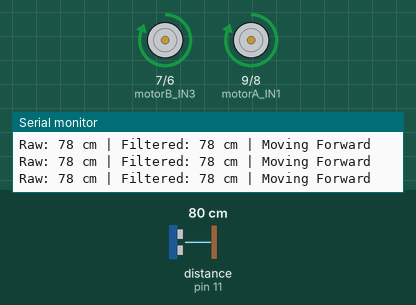
Bench run of a sketch on a simulated Arduino Uno, built with avr-gcc and run on an emulated ATmega328P. Shown: motor-driver pin pairs drawn as motors (green arrow = first pin HIGH = forward, orange = second pin HIGH = backward, longer = more drive), the last lines printed to the serial monitor. Wiring (inferred from the names in the program): ultrasonic range finder: trigger pin 12; echo pin 11. The inputs (shaded band) are chosen by the test bench; at power-on: distance to the obstacle (sensor on pin 11) 80 cm. The echo pulse lasts 58.3 µs per cm.

Above: at 1.2 s.
1.3 s: distance to the obstacle (sensor on pin 11) set to 54 cm
4.3 s: distance to the obstacle (sensor on pin 11) set to 46 cm
At 5.6 s:
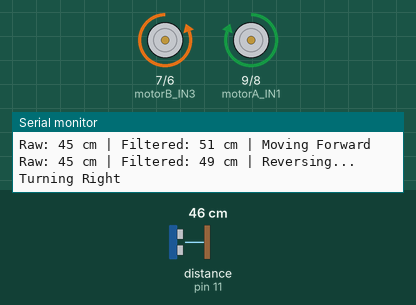
7.3 s: distance to the obstacle (sensor on pin 11) set to 55 cm
10.3 s: distance to the obstacle (sensor on pin 11) set to 65 cm
At 11.7 s:
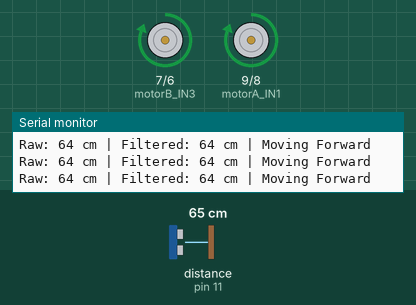
13.3 s: distance to the obstacle (sensor on pin 11) set to 2 cm
At 13.96 s:
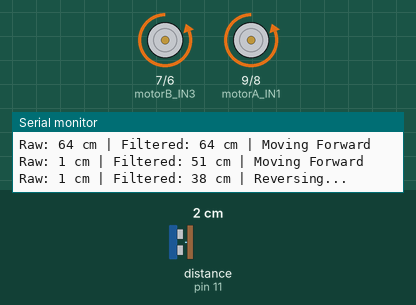
Timing chart, 0 to 17.3 s (numbered marks = the images above; inputs shaded):
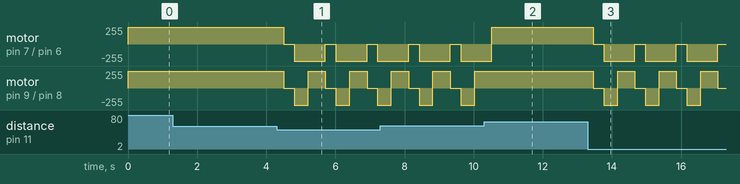

Measured:
- the behaviour switches between 52 and 51 cm on distance to the obstacle (sensor on pin 11) (found by bisection; images 0 and 1)
- the behaviour switches between 60 and 61 cm on distance to the obstacle (sensor on pin 11) (found by bisection; images 1 and 2)
- after the input at 4.3 s, motor on pin 7 (motorB_IN3) / pin 6 (motorB_IN4): alternates backward 255/255 for 0.90 s and stopped for 0.30 s, starting after 0.21 s; motor on pin 9 (motorA_IN1) / pin 8 (motorA_IN2): forward 255/255 → stopped after 0.21 s, then repeats every 1.2 s: backward 255/255 0.40 s, forward 255/255 0.50 s, stopped 0.30 s
- after the input at 10.3 s, motor on pin 9 (motorA_IN1) / pin 8 (motorA_IN2): stays forward 255/255 (without the input it goes to stopped after 0.23 s)
- after the input at 13.3 s, motor on pin 7 (motorB_IN3) / pin 6 (motorB_IN4): alternates backward 255/255 for 0.90 s and stopped for 0.30 s, starting after 0.16 s; motor on pin 9 (motorA_IN1) / pin 8 (motorA_IN2): forward 255/255 → stopped after 0.16 s, then repeats every 1.2 s: backward 255/255 0.40 s, forward 255/255 0.50 s, stopped 0.30 s

The sketch:

code.ino
```cpp
// Motor Control Pins
const int motorA_IN1 = 9;
const int motorA_IN2 = 8;
const int motorB_IN3 = 7;
const int motorB_IN4 = 6;

// HC-SR04 Pins
const int trigPin = 12;
const int echoPin = 11;

// Filtering Parameters
const int filterWindowSize = 5;
long distanceBuffer[filterWindowSize];
int bufferIndex = 0;

// Obstacle Threshold Distance (in cm)
const int obstacleThreshold = 50;

void setup() {
  Serial.begin(9600);

  // Motor Pins Setup
  pinMode(motorA_IN1, OUTPUT);
  pinMode(motorA_IN2, OUTPUT);
  pinMode(motorB_IN3, OUTPUT);
  pinMode(motorB_IN4, OUTPUT);

  // HC-SR04 Pins Setup
  pinMode(trigPin, OUTPUT);
  pinMode(echoPin, INPUT);

  // Initialize buffer with default large values
  for (int i = 0; i < filterWindowSize; i++) {
    distanceBuffer[i] = 100;
  }
}

void loop() {
  long rawDistance = getDistance();
  updateFilter(rawDistance);
  long filteredDistance = getFilteredDistance();

  // Debugging Output
  Serial.print("Raw: ");
  Serial.print(rawDistance);
  Serial.print(" cm | Filtered: ");
  Serial.print(filteredDistance);
  Serial.print(" cm | ");

  if (filteredDistance > obstacleThreshold) {
    moveForward();
    Serial.println("Moving Forward");
  } else {
    stopMoving();
    delay(300);

    moveBackward();
    Serial.println("Reversing...");
    delay(400);

    turnRight();
    Serial.println("Turning Right");
    delay(400);
  }

  delay(100);
}

// Get Distance from HC-SR04 Sensor
long getDistance() {
  digitalWrite(trigPin, LOW);
  delayMicroseconds(2);

  digitalWrite(trigPin, HIGH);
  delayMicroseconds(10);
  digitalWrite(trigPin, LOW);

  long duration = pulseIn(echoPin, HIGH, 25000);  // Timeout after ~25ms
  long distance = duration * 0.034 / 2;

  if (distance == 0 || distance) {

  }

  return distance;
}

// Update Moving Average Buffer
void updateFilter(long newReading) {
  distanceBuffer[bufferIndex] = newReading;
  bufferIndex = (bufferIndex + 1) % filterWindowSize;
}

// Calculate Moving Average
long getFilteredDistance() {
  long sum = 0;
  for (int i = 0; i < filterWindowSize; i++) {
    sum += distanceBuffer[i];
  }
  return sum / filterWindowSize;
}

// Motor Control Functions
void moveForward() {
  digitalWrite(motorA_IN1, HIGH);
  digitalWrite(motorA_IN2, LOW);
  digitalWrite(motorB_IN3, HIGH);
  digitalWrite(motorB_IN4, LOW);
}

void moveBackward() {
  digitalWrite(motorA_IN1, LOW);
  digitalWrite(motorA_IN2, HIGH);
  digitalWrite(motorB_IN3, LOW);
  digitalWrite(motorB_IN4, HIGH);
}

void turnRight() {
  digitalWrite(motorA_IN1, HIGH);
  digitalWrite(motorA_IN2, LOW);
  digitalWrite(motorB_IN3, LOW);
  digitalWrite(motorB_IN4, HIGH);
}

void stopMoving() {
  digitalWrite(motorA_IN1, LOW);
  digitalWrite(motorA_IN2, LOW);
  digitalWrite(motorB_IN3, LOW);
  digitalWrite(motorB_IN4, LOW);
}
```
